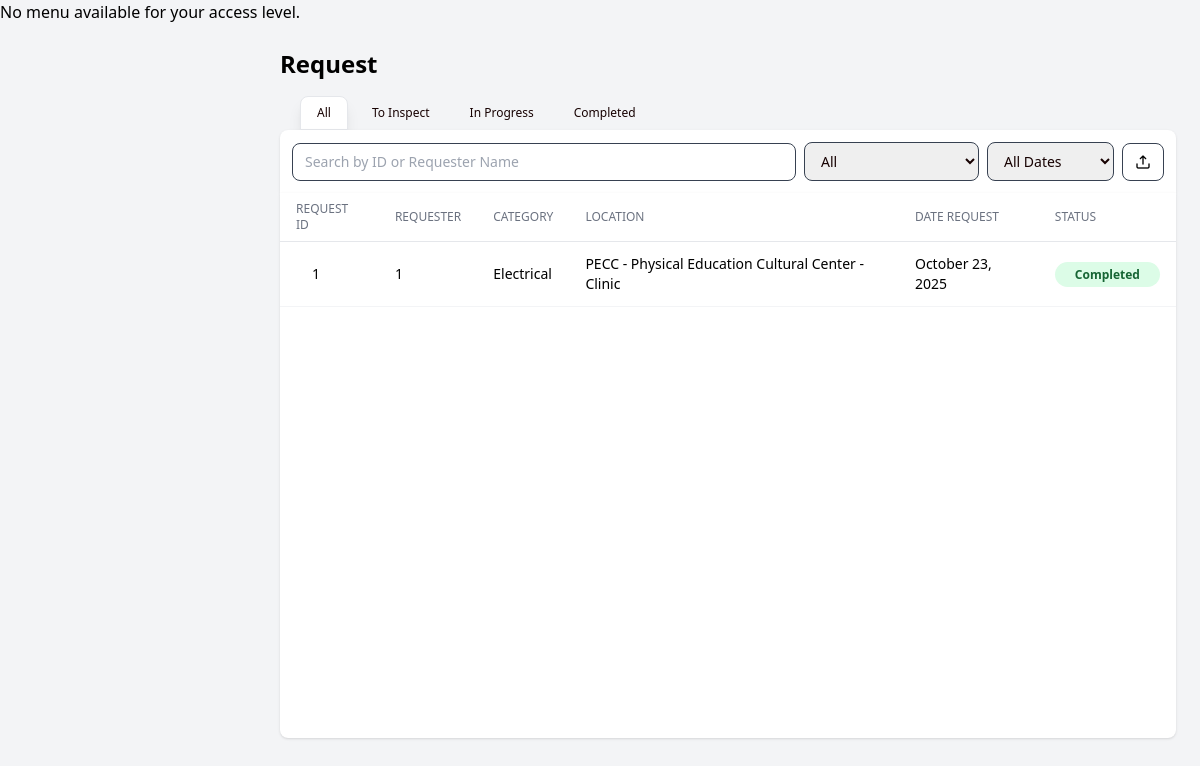
The app's page /app/modules/shared/views/request.php (signed in) with its own data.
### tables this page shows
CREATE TABLE `request_assignment` (
  `reqAssignment_id` int(10) unsigned NOT NULL AUTO_INCREMENT,
  `request_id` int(10) unsigned DEFAULT NULL,
  `req_id` int(10) unsigned DEFAULT NULL,
  `req_status` varchar(25) DEFAULT NULL,
  `date_finished` date DEFAULT NULL,
  `priority_status` varchar(50) DEFAULT NULL,
  PRIMARY KEY (`reqAssignment_id`),
  KEY `fk_assignment_request` (`request_id`),
  KEY `fk_assignment_requester` (`req_id`),
  CONSTRAINT `fk_assignment_request` FOREIGN KEY (`request_id`) REFERENCES `request` (`request_id`) ON DELETE CASCADE ON UPDATE CASCADE,
  CONSTRAINT `fk_assignment_requester` FOREIGN KEY (`req_id`) REFERENCES `requester` (`req_id`) ON DELETE SET NULL ON UPDATE CASCADE
);

CREATE TABLE `request` (
  `request_id` int(10) unsigned NOT NULL AUTO_INCREMENT,
  `tracking_id` varchar(100) DEFAULT NULL,
  `request_Type` varchar(70) DEFAULT NULL,
  `req_id` int(10) unsigned DEFAULT NULL,
  `request_desc` varchar(500) DEFAULT NULL,
  `unit` varchar(50) DEFAULT NULL,
  `location` varchar(250) DEFAULT NULL,
  `request_date` date DEFAULT NULL,
  `image_path` varchar(255) DEFAULT NULL,
  PRIMARY KEY (`request_id`),
  KEY `fk_request_requester` (`req_id`),
  CONSTRAINT `fk_request_requester` FOREIGN KEY (`req_id`) REFERENCES `requester` (`req_id`) ON DELETE SET NULL ON UPDATE CASCADE
);

### app/core/BaseModel.php (called while the page is built, shortened)
<?php
class BaseModel {
    protected $host = 'localhost';
    protected $user = 'root';
    protected $pass = '';
    protected $name = 'u_request';
    private function connect() {
        $this->db = @new mysqli($this->host, $this->user, $this->pass, $this->name);
    }
}

### app/controllers/RequestController.php (called while the page is built, shortened)
<?php
require_once __DIR__ . '/../models/RequestModel.php';
class RequestController {
    private $model;
    public function __construct() {
        $this->model = new RequestModel();
    }
    public function index() {
        $requests = $this->model->getAllRequests();
        return [
            "requests"   => $requests
        ];
    }
}
require_once __DIR__ . '/../models/RequestModel.php';

### app/models/RequestModel.php (called while the page is built, shortened)
<?php
require_once __DIR__ . '/../core/BaseModel.php';
class RequestModel extends BaseModel {
      public function getAllRequests() {
        $sql = "SELECT
                    vw.*,
                    r.*,
                    ra.*,
                    COALESCE(
                        GROUP_CONCAT(
                            DISTINCT vwg.full_name SEPARATOR ', '
                        ),
                        'No personnel assigned'
                    ) AS assigned_personnel,
                    COALESCE(
                        GROUP_CONCAT(
                            DISTINCT CONCAT(m.material_desc, ' (Qty: ', rm.quantity_needed, ')')
                            SEPARATOR ', '
                        ),
                        'No materials used'
                    ) AS materials_needed
                FROM vw_requests vw
                INNER JOIN request r
                    ON vw.request_id = r.request_id
                LEFT JOIN request_assignment ra
                    ON r.request_id = ra.request_id
                LEFT JOIN request_assigned_personnel rap
                    ON r.request_id = rap.request_id
                LEFT JOIN vw_gsu_personnel vwg
                    ON rap.staff_id = vwg.staff_id
                LEFT JOIN request_materials_needed rm
                    ON ra.reqAssignment_id = rm.reqAssignment_id
                LEFT JOIN materials m
                    ON rm.material_code = m.material_code
                GROUP BY r.request_id
                ORDER BY vw.request_date DESC;
                ";
        $result = $this->db->query($sql);
        $data = [];
        if ($result && $result->num_rows > 0) {
            while ($row = $result->fetch_assoc()) {
                $data[] = $row;
            }
        }
        return $data;
    }
}

### app/modules/shared/views/request.php (the view, shortened to what this page needs)
<?php
require_once __DIR__ . '/../../../controllers/RequestController.php';
$controller = new RequestController();
$data = $controller->index();
$requests = $data['requests'];
?>
<!DOCTYPE html>
<html lang="en">
<head>
  <link rel="stylesheet" href="/public/assets/css/output.css" />
</head>
<body class="bg-gray-100">
  <?php
    if ($_SESSION['access_level'] == 1) {
        include COMPONENTS_PATH . '/superadmin_menu.php';
    } elseif ($_SESSION['access_level'] == 2) {
        include COMPONENTS_PATH . '/gsu_menu.php';
    } else {
        echo "<p>No menu available for your access level.</p>";
    }
  ?>
  <main class="ml-16 md:ml-64 flex flex-col min-h-screen transition-all duration-300">
    <div class="p-6">
      <h1 class="text-2xl font-bold mb-4">Request</h1>
      <div id="tabs" class="flex gap-2 mt-4 text-xs text-text">
        <?php foreach (['All', 'To Inspect', 'In Progress', 'Completed'] as $tab): ?>
          <button class="ml-5 btn"><p><?= $tab ?></p></button>
        <?php endforeach; ?>
      </div>
      <div
        x-data="{
          showDetails: false,
          selected: {},
          addmaterial: false,
          materials: [{ material_code: '', qty: 1 }],
          selectedMaterialCodes: [],
          isLocked() {
            // Lock only if superadmin OR original status was completed
            return <?= $_SESSION['access_level'] == 1 ? 'true' : 'false' ?> || this.selected.original_status === 'Completed';
          },
          canSave() {
            // Show save button if status changed OR not locked
            return !this.isLocked() || this.selected.req_status !== this.selected.original_status;
          },
          updateMaterialOptions() {
            this.selectedMaterialCodes = this.materials
              .map(m => m.material_code)
              .filter(code => code !== '');
          }
      }"
        class="grid grid-cols-1 md:grid-cols-3 gap-4"
      >
        <div :class="showDetails ? 'col-span-2' : 'col-span-3'">
          <div class="p-3 flex flex-wrap gap-2 justify-between items-center bg-white shadow rounded-t-lg">
            <input type="text" id="searchRequests" placeholder="Search by ID or Requester Name" class="flex-1 min-w-[200px] input-field">
            <select class="input-field" id="filterCategory">
              <option value="all">All</option>
            </select>
            <select id="sortCategory" class="input-field">
              <option value="all">All Dates</option>
            </select>
            <button title="Export" id="export" class="btn-upper">
              <img src="/public/assets/img/export.png" alt="Export" class="size-4 my-0.5">
            </button>
          </div>
          <div class="overflow-x-auto h-[545px] overflow-y-auto rounded-b-lg shadow bg-white">
            <table class="min-w-full divide-y divide-gray-200 bg-white rounded-b-lg p-2">
              <thead class="bg-white sticky top-0">
                <tr>
                  <?php foreach (['Request ID','Requester','Category','Location','Date Request','Status'] as $header): ?>
                    <th class="px-4 py-2 text-left text-xs font-medium text-gray-500 uppercase"><?= $header ?></th>
                  <?php endforeach; ?>
                </tr>
              </thead>
              <tbody id="requestsTable" class="text-sm">
                <?php foreach ($requests as $row): ?>
                  <tr
                    data-category="<?= htmlspecialchars($row['request_Type']) ?>"
                    data-status="<?= htmlspecialchars($row['req_status']) ?>"
                    @click="selected = <?= htmlspecialchars(json_encode($row)) ?>; selected.original_status = '<?= htmlspecialchars($row['req_status']) ?>'; showDetails = true"
                    class="hover:bg-gray-100 cursor-pointer text-left border-b border-gray-100"
                  >
                    <td class="pl-8 py-3"><?= htmlspecialchars($row['request_id']) ?></td>
                    <td class="px-4 py-3"><?= htmlspecialchars($row['Name']) ?></td>
                    <td class="px-4 py-3"><?= htmlspecialchars($row['request_Type']) ?></td>
                    <td class="px-4 py-3"><?= htmlspecialchars($row['location']) ?></td>
                    <td class="px-4 py-3"><?= htmlspecialchars(date("F d, Y", strtotime($row['request_date']))) ?></td>
                    <td class="px-4 py-3">
                      <?php if ($row['req_status'] === 'Completed'): ?>
                        <span class="px-5 py-1 rounded-full text-xs font-semibold bg-green-100 text-green-800">Completed</span>
                      <?php endif; ?>
                    </td>
                  </tr>
                <?php endforeach; ?>
              </tbody>
            </table>
          </div>
        </div>
      </div>
    </div>
  </main>
</body>
</html>

### records on screen
request_assignment: request "1", Name "1", request.request_Type "Electrical", request.location "PECC - Physical Education Cultural Center - Clinic", request.request_date "October 23, 2025", req_status "Completed"

### other values on screen
$tab "All"
$tab "To Inspect"
$tab "In Progress"
$tab "Completed"
$header "REQUEST ID"
$header "REQUESTER"
$header "CATEGORY"
$header "LOCATION"
$header "DATE REQUEST"
$header "STATUS"
